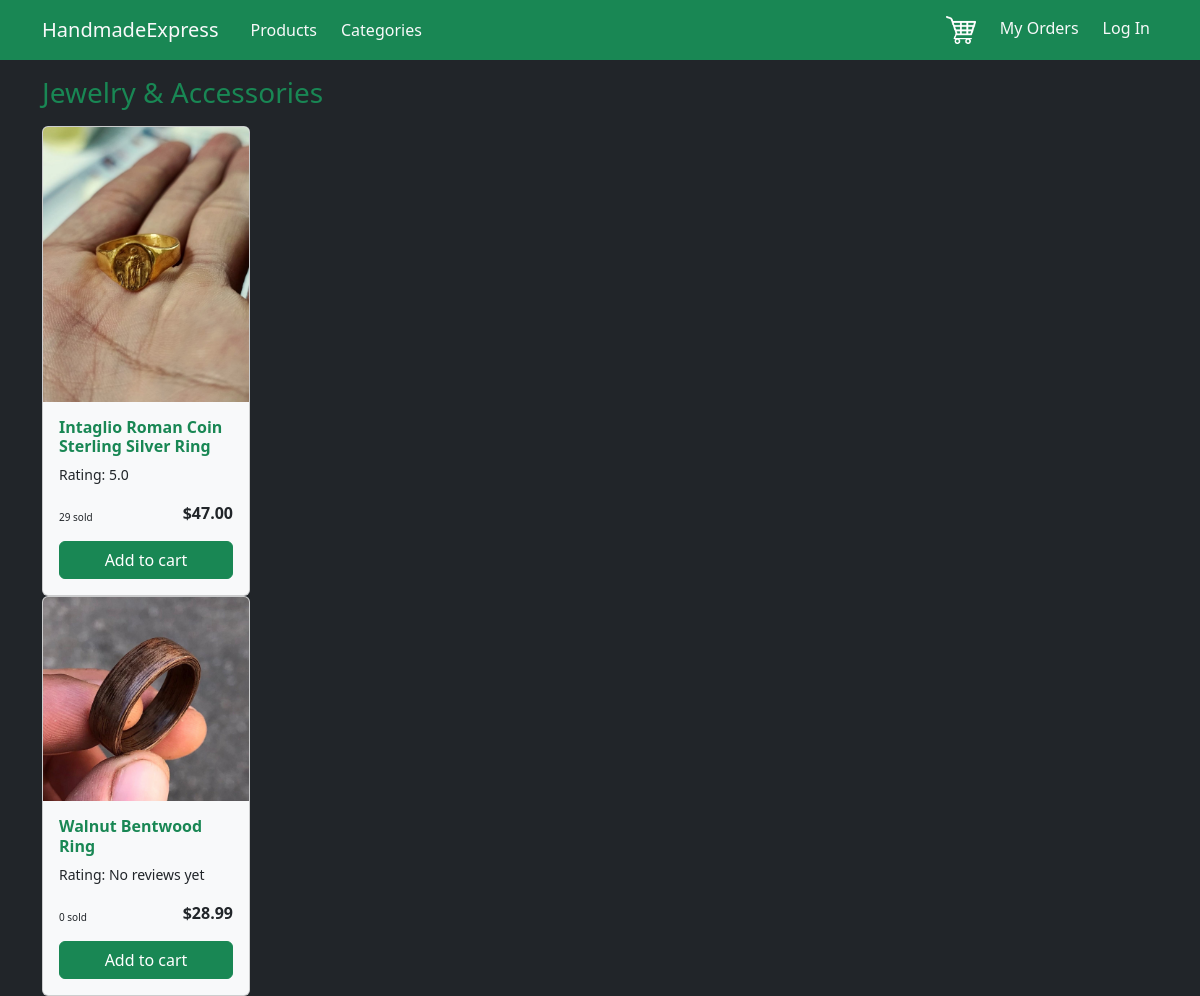
The app's page /categories/jewelry-and-accessories, older data.
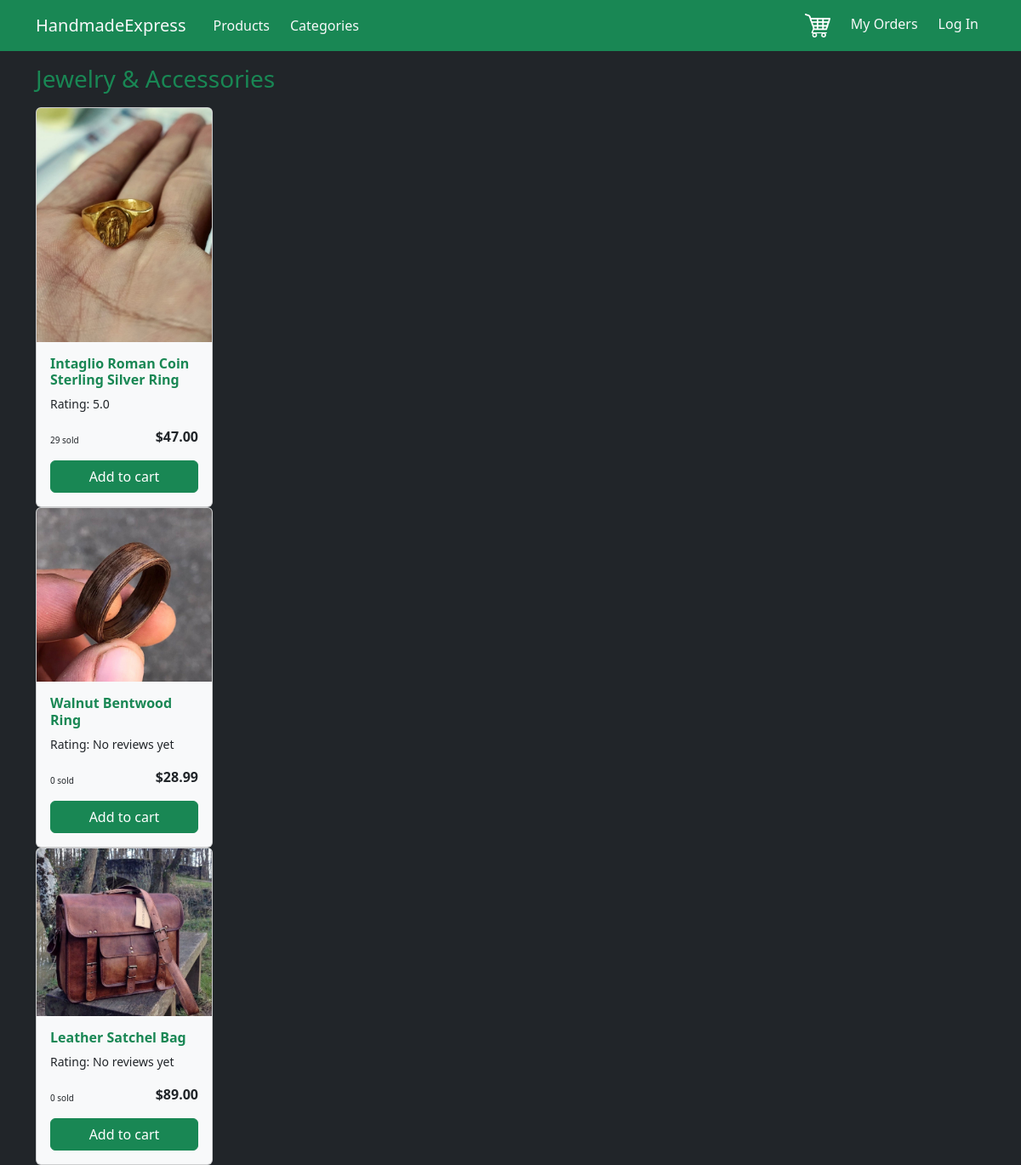
The same page, newer data.
### ShopApp/models.py (models this page shows, shortened)
class Category(models.Model):
    name = models.CharField(max_length=200)
    slug = models.SlugField(default="", blank=True, unique=True, db_index=True)
    class Meta:  # New, 1
        verbose_name_plural = 'Categories'

class Product(models.Model):
    name = models.CharField(max_length=200)
    price = models.DecimalField(decimal_places=2, max_digits=10, validators=[MinValueValidator(0)])
    quantity = models.PositiveIntegerField(validators=[MinValueValidator(0)])
    description = models.TextField()
    image = models.ImageField(upload_to='uploaded/')
    category = models.ForeignKey(Category, on_delete=models.CASCADE)
    material = models.ForeignKey(Material, on_delete=models.CASCADE)
    color = models.ForeignKey(Color, on_delete=models.CASCADE)
    seller = models.ForeignKey(CustomUser, on_delete=models.CASCADE, related_name='products')
    created_at = models.DateTimeField(auto_now_add=True)
    sold = models.IntegerField(default=0)
    slug = models.SlugField(default="", blank=True, db_index=True)
    class Meta:
        unique_together = ['seller', 'slug']
    def calculate_average_rating(self):
        if len(self.reviews.all()) == 0:
            return 'No reviews yet'
        total = 0
        for review in self.reviews.all():
            total += review.rating
        return total / len(self.reviews.all()) if len(self.reviews.all()) > 0 else 0

class Review(models.Model):
    created_at = models.DateTimeField(auto_now_add=True)
    updated_at = models.DateTimeField(auto_now=True)
    rating = models.PositiveIntegerField(validators=[MinValueValidator(1), MaxValueValidator(5)])
    comment = models.TextField(null=True, blank=True)
    image = models.ImageField(upload_to='uploaded/', null=True, blank=True)
    customer = models.ForeignKey(CustomUser, on_delete=models.CASCADE)
    product = models.ForeignKey(Product, on_delete=models.CASCADE, related_name='reviews')
    class Meta:
        unique_together = ['customer', 'product']

### ShopApp/views.py (the view)
# urls.py: path('categories/<slug:slug>', views.category_list, name='category_list'),
def category_list(request, slug):
    category = Category.objects.get(slug=slug)
    items = list(Product.objects.filter(category=category))
    return render(request, 'ShopApp/category_list.html', {
        "products": items,
        "category": category
    })

### ShopApp/templates/ShopApp/category_list.html (shortened to what this page needs)
{% extends 'base.html' %}
{% block content %}
    <div>
        <h3 class="text-success mb-3">{{ category.name }}</h3>
        {% for product in products %}
            {% include "ShopApp/includes/product.html" %}
        {% endfor %}
    </div>
{% endblock %}

### templates/base.html (shortened to what this page needs)
{% load static %}
<!DOCTYPE html>
<html lang="en">
<head>
    <link href="https://cdn.jsdelivr.net/npm/bootstrap@5.3.0-alpha3/dist/css/bootstrap.min.css" rel="stylesheet"
>
</head>
<body class="bg-dark">
<nav class="navbar navbar-expand-lg bg-success">
    <div class="container d-flex justify-content-between">
        <div class="d-flex">
            <a class="navbar-brand text-light" href="/">HandmadeExpress</a>
            <ul class="navbar-nav">
                <li class="nav-item ms-2">
                    <a class="nav-link text-light" aria-current="page" href="/products">Products</a>
                </li>
                <li class="nav-item ms-2">
                    <a class="nav-link text-light" aria-current="page" href="/categories">Categories</a>
                </li>
            </ul>
        </div>
        <div>
            <ul class="navbar-nav">
                {% if not request.user.is_superuser %}
                    <li class="nav-item me-2">
                        <a class="nav-link text-light" href="/cart">
                            <img src="{% static "images/cart_icon.png" %}" width="30px"
                                 alt="Shopping Cart">
                        </a>
                    </li>
                    <li class="nav-item me-2">
                        <a class="nav-link text-light" href="{% url 'orders' %}">My Orders</a>
                    </li>
                {% endif %}
                {% if request.user.username %}
                    <li class="nav-item">
                        <a class="nav-link text-light" href="{% url 'logout' %}">Log Out</a>
                    </li>
                    {% if not request.user.is_superuser %}
                        <a href="{% url "seller_profile" request.user.username %}" class="text-decoration-none">
                            <li class="nav-item d-flex ms-3">
                                <img src="{{ request.user.profile.image.url }}" height="40px" width="40px"
                                     alt="{{ request.user.profile.display_name }}"
                                     class="rounded-circle ms-2">
                                <p class="text-light ms-2 pt-2">
                                    {{ request.user.profile.display_name }}
                                </p>
                            </li>
                        </a>
                    {% endif %}
                {% else %}
                    <li class="nav-item">
                        <a class="nav-link text-light" href="{% url 'login' %}">Log In</a>
                    </li>
                {% endif %}
            </ul>
        </div>
    </div>
</nav>
<div class="container mt-3">
    {% block content %}
    {% endblock %}
</div>
</body>
</html>

### ShopApp/templates/ShopApp/includes/product.html (shortened to what this page needs)
<div class="card bg-light me-3" style="width: 13rem;">
    <a href="{% url 'product_detail' product.slug %}">
        <img src="{{ product.image.url }}" class="card-img-top" alt="{{ product.name }}">
    </a>
    <div class="card-body d-flex flex-column justify-content-between">
        <div>
            <a href="{% url 'product_detail' product.slug %}" class="text-decoration-none text-success">
                <h6 class="fw-bold card-title">{{ product.name }}</h6>
            </a>
        </div>
        <div class="d-flex flex-column justify-content-end">
            <p style="font-size: 14px">Rating: {{ product.calculate_average_rating }}</p>
            <div class="d-flex justify-content-between">
                <p class="align-self-end" style="font-size: 10px">{{ product.sold }} sold</p>
                <p class="fw-bold align-self-end">${{ product.price }}</p>
            </div>
            <form class="align-self-center w-100" action="{% url 'add_to_cart' %}" method="post">
                <button type="submit" class="btn btn-success w-100">Add to cart</button>
            </form>
        </div>
    </div>
</div>

Row changes from the older to the newer data that the page shows:
added Product: image (picture), name "Leather Satchel Bag", calculate_average_rating "No reviews yet", sold "0", price "89.00"
